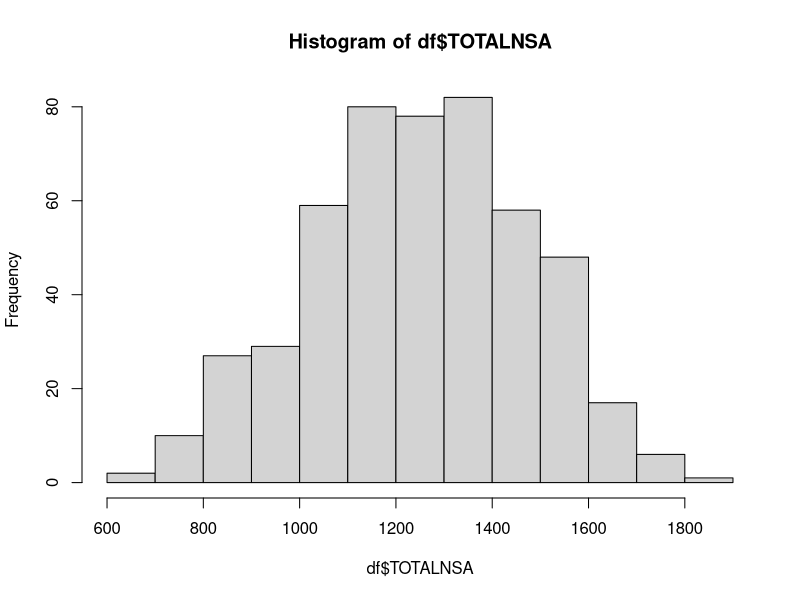
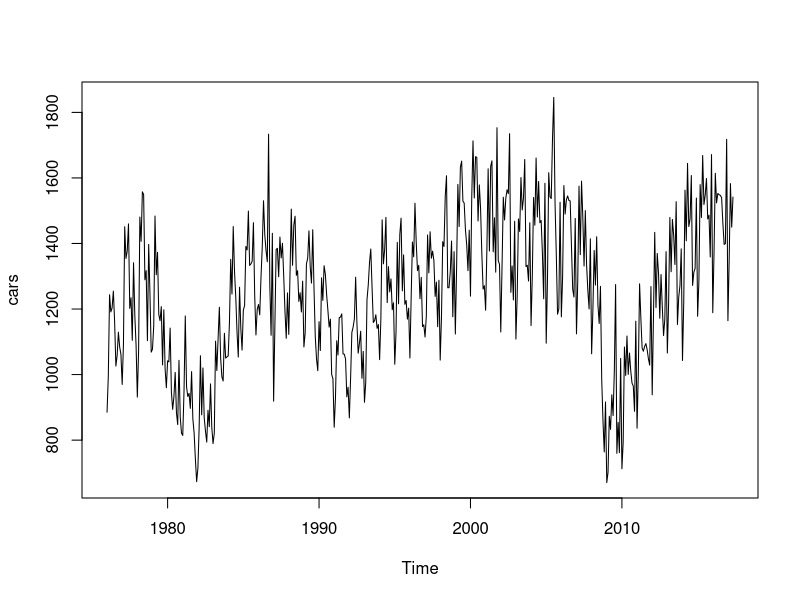
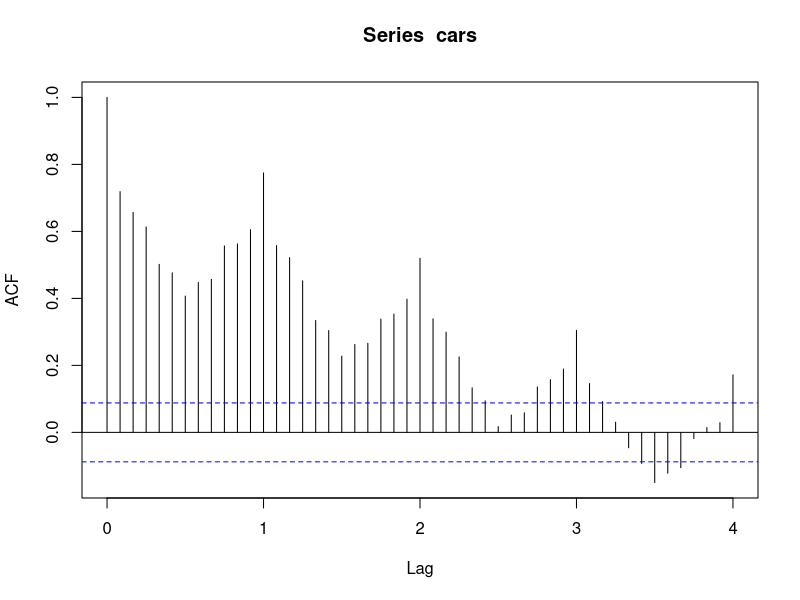
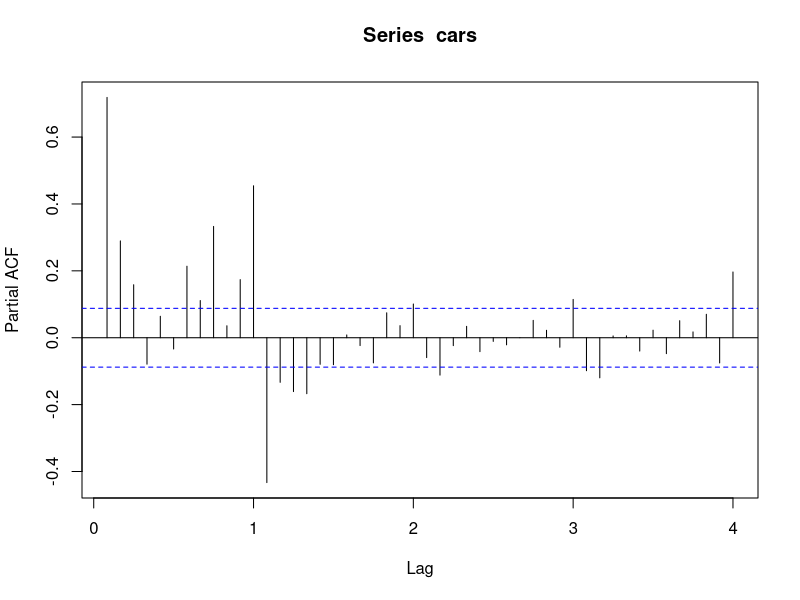
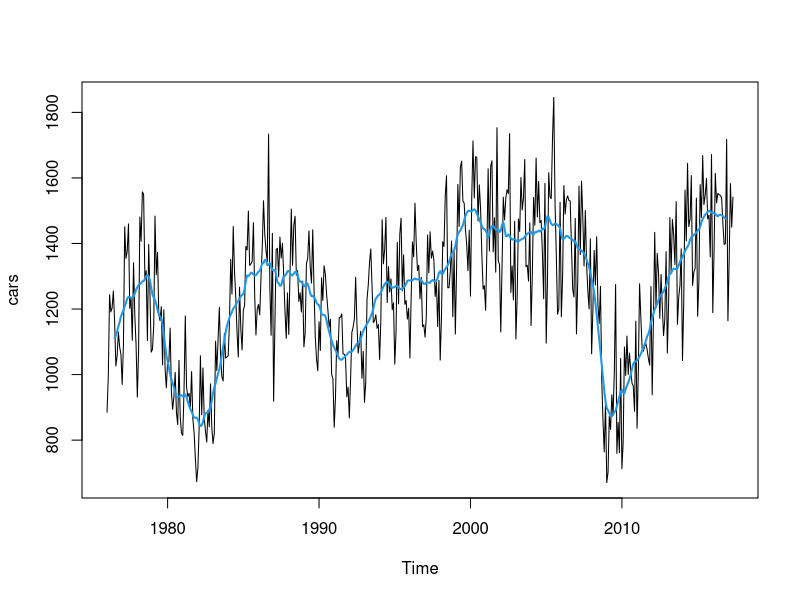
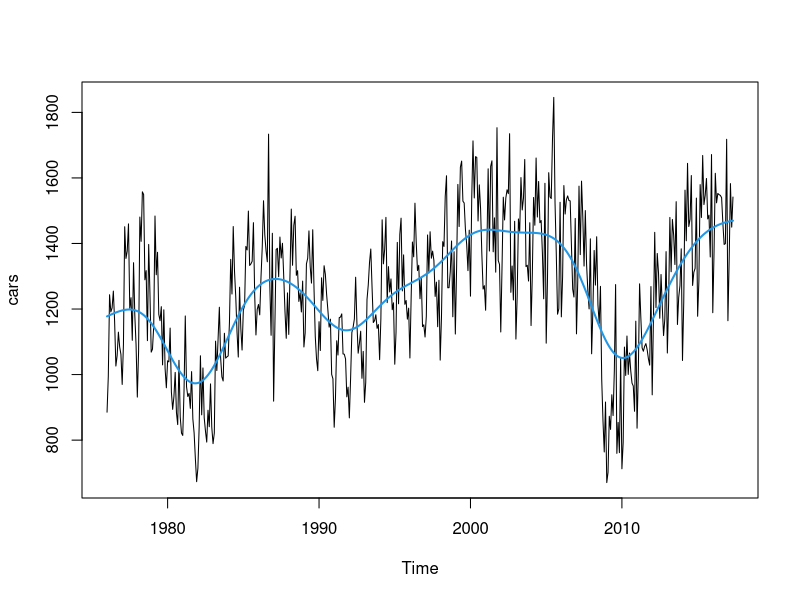
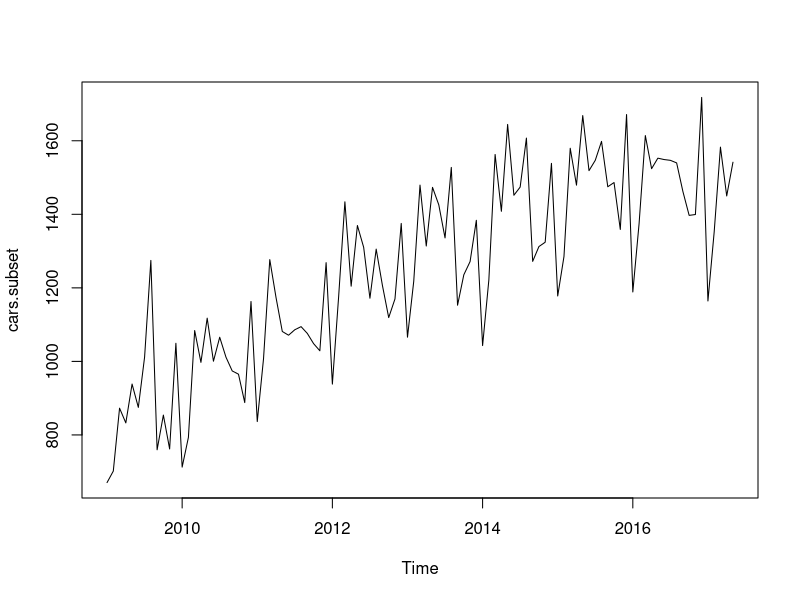
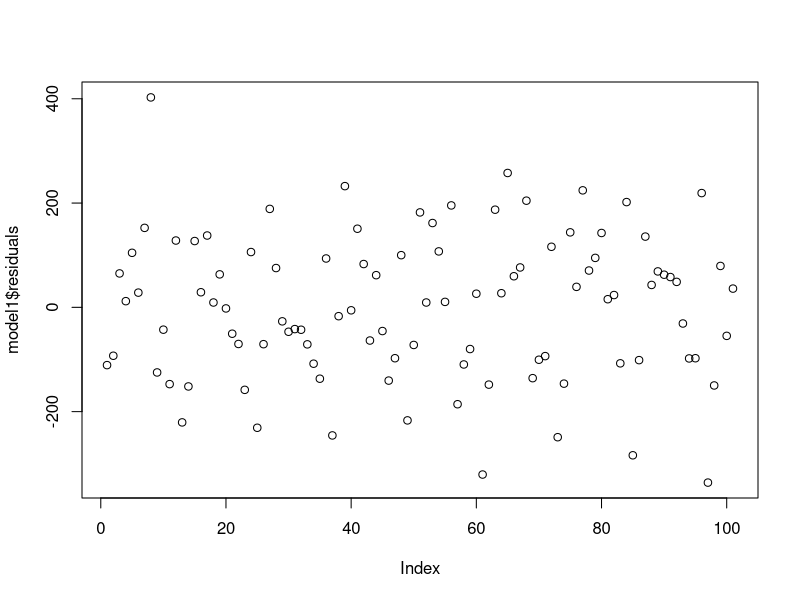

Reproduce these figures in R, in order.
## ---- chunk 1
rm(list = ls())
library(psych)

path <- "./"
setwd(path)
df <- read.csv("vehicle_sales_NSA.csv", stringsAsFactors = FALSE)
head(df)
tail(df)
describe(df)

hist(df$TOTALNSA)
cars <- ts(df$TOTALNSA, frequency = 12, start = c(1976,1))
plot(cars)
acf(cars, lag.max = 48)
pacf(cars, lag.max = 48)
# Insert code here for moving average or kernel filters

# moving average smoother
wgts = c(.5, rep(1,11), .5)/12
carsf = filter(cars, sides=2, filter=wgts)
plot(cars)
lines(carsf, lwd=2, col=4)

# kernel smoother
plot(cars)
lines(ksmooth(time(cars), cars, 'normal', bandwidth=4), lwd=2, col=4)
## ---- chunk 2
## Subset the time-series
cars.subset <- window(cars, start = c(2009,1))
plot(cars.subset)
sales <- as.numeric(cars.subset)
time <- as.numeric(time(cars.subset))


model1 <- lm(sales ~ time + I(time^2))
summary(model1)

#INSERT CODE HERE FOR FURTHER ANALYSIS, RESIDUALS ANALYSIS, ETC.

plot(model1$residuals)
hist(model1$residuals)
